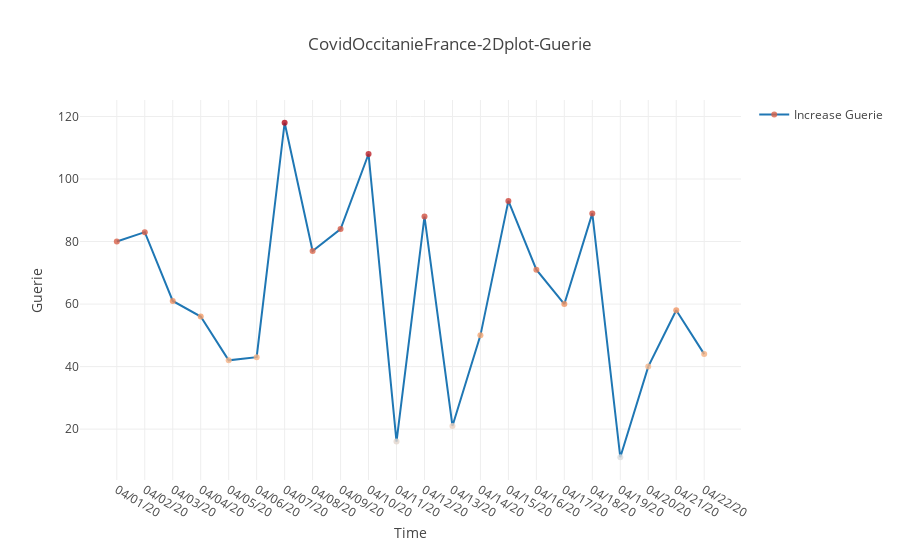

This figure's notebook cell:
### Code cell
trace_guerie, a2 = create_2d_plot(plot_df=df, x_name="Date", y_name="Increase Guerie")

data = [trace_guerie]

layout = go.Layout(
    title=f"CovidOccitanieFrance-2Dplot-Guerie",
    xaxis=dict(title="Time"),
    yaxis=dict(title="Guerie"),
    showlegend=True,
) 
fig = go.Figure(data=data, layout=layout)
    
iplot(fig, filename="covid19-Occitanie")

### Figure 1 — Plotly figure (JSON) as saved in the notebook; plotly's stock layout.template omitted (floating-point values rounded to 4 significant figures)
{"data": [{"marker": {"color": [80, 83, 61, 56, 42, 43, 118, 77, 84, 108, 16, 88, 21, 50, 93, 71, 60, 89, 11, 40, 58, 44], "opacity": 0.8, "size": 6}, "mode": "lines+markers", "name": "Increase Guerie", "type": "scatter", "uid": "1d5b174d-920d-4e90-8982-5d1ffb00e185", "x": ["04/01/20", "04/02/20", "04/03/20", "04/04/20", "04/05/20", "04/06/20", "04/07/20", "04/08/20", "04/09/20", "04/10/20", "04/11/20", "04/12/20", "04/13/20", "04/14/20", "04/15/20", "04/16/20", "04/17/20", "04/18/20", "04/19/20", "04/20/20", "04/21/20", "04/22/20"], "y": [80, 83, 61, 56, 42, 43, 118, 77, 84, 108, 16, 88, 21, 50, 93, 71, 60, 89, 11, 40, 58, 44]}], "layout": {"showlegend": true, "title": {"text": "CovidOccitanieFrance-2Dplot-Guerie"}, "xaxis": {"title": {"text": "Time"}}, "yaxis": {"title": {"text": "Guerie"}}}}
